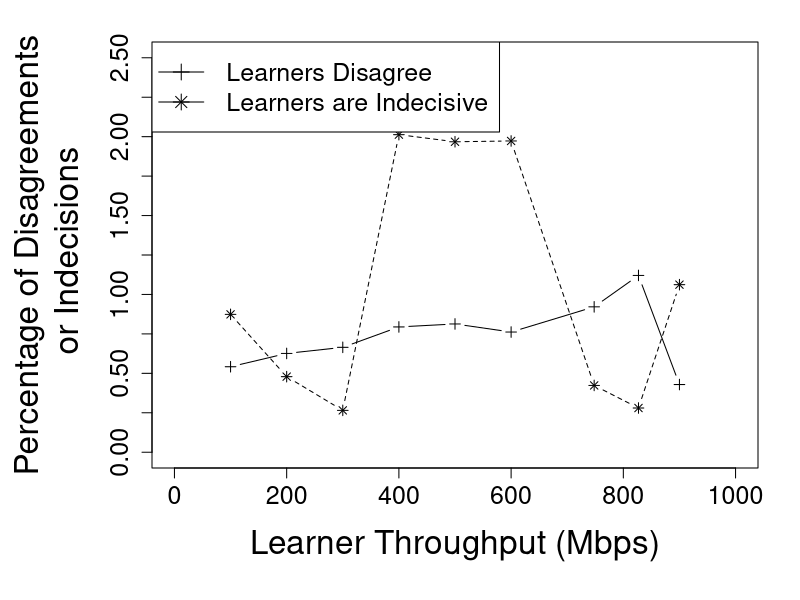

Write the R code that produced this figure.

d <- read.csv(file='summary.csv', sep=" ", header=FALSE, 
                    col.names=c('tput', 'invalid', 'unlearn',  'total'))
d$invalid_per <- d$invalid / d$total * 100
d$unlearn_per <- d$unlearn / d$total * 100
print(summary(d))
print(d)

pdf("disagree-and-indecisive.pdf")
op <- par(mar = c(6.5, 7.5, 2.0, 2.0) + 0.1)
plot(NA, xlim=c(0,1000), ylim=c(0,2.5), xlab='', ylab='',
        yaxp=c(0, 2.5, 10),
        cex.lab=2.0, cex.axis= 1.5)
points(d$tput, d$invalid_per, type='b', pch=3, 
        ylab='',
        xlab='',
        xaxt='n',
        yaxt='n')
points(x=d$tput, y=d$unlearn_per, type='b', pch=8, lty=2, 
        ylab='',
        xlab='',
        xaxt='n',
        yaxt='n')

title(xlab="Learner Throughput (Mbps)",
          ylab="Percentage of Disagreements\n or Indecisions", cex.lab = 2.0, line = 3.5)
    legend('topleft', c("Learners Disagree", "Learners are Indecisive"), lty=1, cex=1.5,
            pch=c(3,8))

dev.off()
